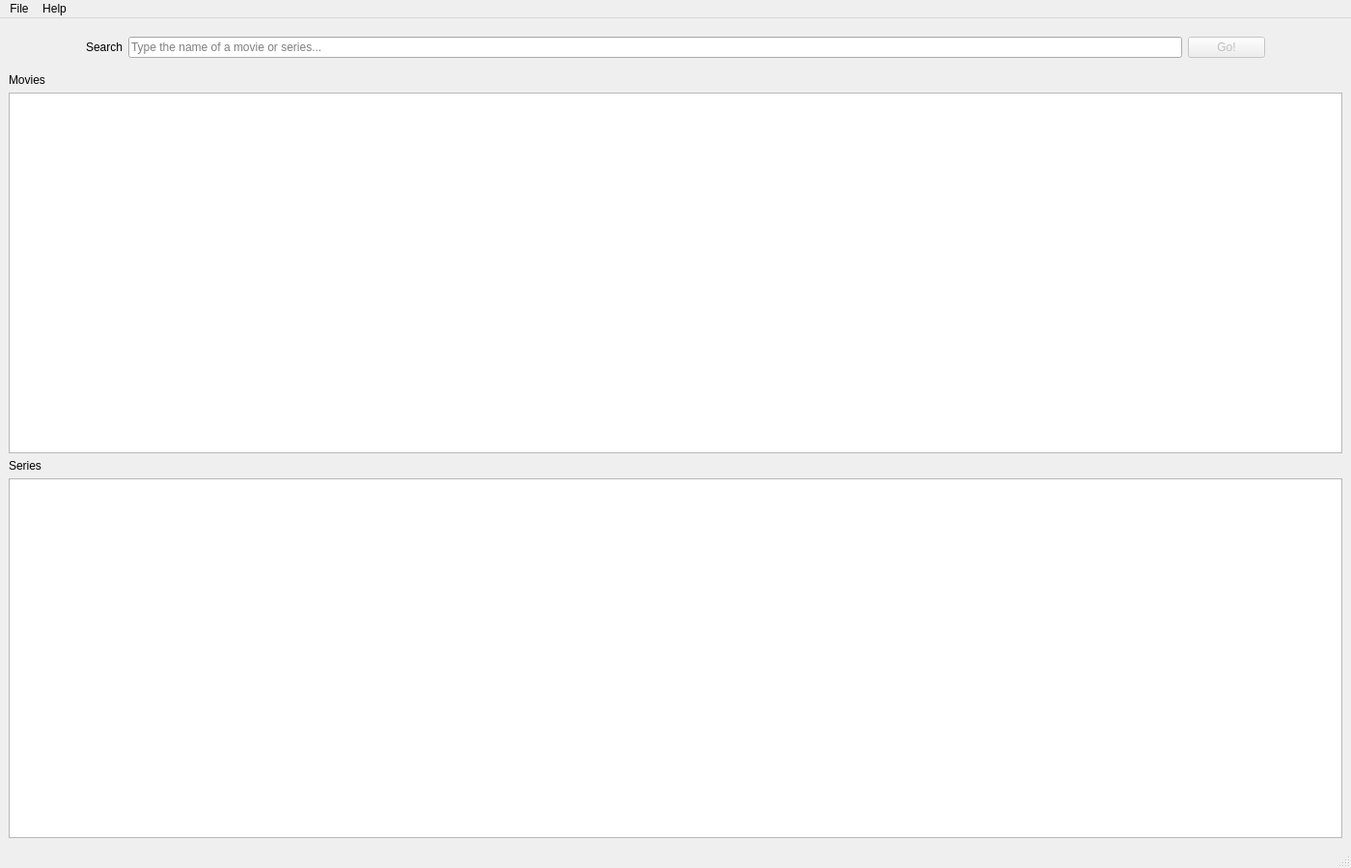
<?xml version="1.0" encoding="UTF-8"?>
<ui version="4.0">
 <class>MainWindow</class>
 <widget class="QMainWindow" name="MainWindow">
  <property name="geometry">
   <rect>
    <x>0</x>
    <y>0</y>
    <width>1400</width>
    <height>900</height>
   </rect>
  </property>
  <property name="minimumSize">
   <size>
    <width>1400</width>
    <height>900</height>
   </size>
  </property>
  <property name="windowTitle">
   <string>TVrank</string>
  </property>
  <property name="windowIcon">
   <iconset resource="icons.qrc">
    <normaloff>:/tvrank</normaloff>:/tvrank</iconset>
  </property>
  <widget class="QWidget" name="centralwidget">
   <layout class="QVBoxLayout" name="verticalLayout">
    <item>
     <spacer name="verticalSpacer_2">
      <property name="orientation">
       <enum>Qt::Vertical</enum>
      </property>
      <property name="sizeType">
       <enum>QSizePolicy::Preferred</enum>
      </property>
      <property name="sizeHint" stdset="0">
       <size>
        <width>20</width>
        <height>10</height>
       </size>
      </property>
     </spacer>
    </item>
    <item>
     <layout class="QHBoxLayout" name="horizontalLayout">
      <item>
       <spacer name="horizontalSpacer">
        <property name="orientation">
         <enum>Qt::Horizontal</enum>
        </property>
        <property name="sizeType">
         <enum>QSizePolicy::Fixed</enum>
        </property>
        <property name="sizeHint" stdset="0">
         <size>
          <width>80</width>
          <height>20</height>
         </size>
        </property>
       </spacer>
      </item>
      <item>
       <widget class="QLabel" name="label">
        <property name="text">
         <string>Search</string>
        </property>
       </widget>
      </item>
      <item>
       <widget class="QLineEdit" name="searchEdit">
        <property name="placeholderText">
         <string>Type the name of a movie or series...</string>
        </property>
       </widget>
      </item>
      <item>
       <widget class="QPushButton" name="searchButton">
        <property name="enabled">
         <bool>false</bool>
        </property>
        <property name="text">
         <string>Go!</string>
        </property>
        <property name="icon">
         <iconset resource="icons.qrc">
          <normaloff>:/search</normaloff>:/search</iconset>
        </property>
       </widget>
      </item>
      <item>
       <spacer name="horizontalSpacer_2">
        <property name="orientation">
         <enum>Qt::Horizontal</enum>
        </property>
        <property name="sizeType">
         <enum>QSizePolicy::Fixed</enum>
        </property>
        <property name="sizeHint" stdset="0">
         <size>
          <width>80</width>
          <height>20</height>
         </size>
        </property>
       </spacer>
      </item>
     </layout>
    </item>
    <item>
     <spacer name="verticalSpacer">
      <property name="orientation">
       <enum>Qt::Vertical</enum>
      </property>
      <property name="sizeType">
       <enum>QSizePolicy::Preferred</enum>
      </property>
      <property name="sizeHint" stdset="0">
       <size>
        <width>20</width>
        <height>10</height>
       </size>
      </property>
     </spacer>
    </item>
    <item>
     <widget class="QLabel" name="moviesLabel">
      <property name="text">
       <string>Movies</string>
      </property>
     </widget>
    </item>
    <item>
     <widget class="QTreeView" name="moviesTreeView">
      <property name="editTriggers">
       <set>QAbstractItemView::NoEditTriggers</set>
      </property>
      <property name="alternatingRowColors">
       <bool>true</bool>
      </property>
      <property name="rootIsDecorated">
       <bool>false</bool>
      </property>
      <property name="uniformRowHeights">
       <bool>true</bool>
      </property>
      <property name="allColumnsShowFocus">
       <bool>true</bool>
      </property>
     </widget>
    </item>
    <item>
     <widget class="QLabel" name="seriesLabel">
      <property name="text">
       <string>Series</string>
      </property>
     </widget>
    </item>
    <item>
     <widget class="QTreeView" name="seriesTreeView">
      <property name="editTriggers">
       <set>QAbstractItemView::NoEditTriggers</set>
      </property>
      <property name="alternatingRowColors">
       <bool>true</bool>
      </property>
      <property name="rootIsDecorated">
       <bool>false</bool>
      </property>
      <property name="uniformRowHeights">
       <bool>true</bool>
      </property>
      <property name="allColumnsShowFocus">
       <bool>true</bool>
      </property>
     </widget>
    </item>
   </layout>
  </widget>
  <widget class="QMenuBar" name="menuBar">
   <property name="geometry">
    <rect>
     <x>0</x>
     <y>0</y>
     <width>1400</width>
     <height>23</height>
    </rect>
   </property>
   <widget class="QMenu" name="menuFile">
    <property name="title">
     <string>File</string>
    </property>
    <addaction name="actionGo"/>
    <addaction name="separator"/>
    <addaction name="actionQuit"/>
   </widget>
   <widget class="QMenu" name="menuHelp">
    <property name="title">
     <string>Help</string>
    </property>
    <addaction name="actionAbout"/>
   </widget>
   <addaction name="menuFile"/>
   <addaction name="menuHelp"/>
  </widget>
  <widget class="QStatusBar" name="statusBar"/>
  <action name="actionQuit">
   <property name="icon">
    <iconset resource="icons.qrc">
     <normaloff>:/quit</normaloff>:/quit</iconset>
   </property>
   <property name="text">
    <string>Quit</string>
   </property>
   <property name="shortcut">
    <string>Ctrl+Q</string>
   </property>
  </action>
  <action name="actionGo">
   <property name="enabled">
    <bool>false</bool>
   </property>
   <property name="icon">
    <iconset resource="icons.qrc">
     <normaloff>:/search</normaloff>:/search</iconset>
   </property>
   <property name="text">
    <string>Go!</string>
   </property>
  </action>
  <action name="actionAbout">
   <property name="icon">
    <iconset resource="icons.qrc">
     <normaloff>:/tvrank</normaloff>:/tvrank</iconset>
   </property>
   <property name="text">
    <string>About</string>
   </property>
  </action>
 </widget>
 <resources>
  <include location="icons.qrc"/>
 </resources>
 <connections>
  <connection>
   <sender>actionQuit</sender>
   <signal>triggered()</signal>
   <receiver>MainWindow</receiver>
   <slot>close()</slot>
   <hints>
    <hint type="sourcelabel">
     <x>-1</x>
     <y>-1</y>
    </hint>
    <hint type="destinationlabel">
     <x>399</x>
     <y>299</y>
    </hint>
   </hints>
  </connection>
  <connection>
   <sender>searchButton</sender>
   <signal>clicked()</signal>
   <receiver>actionGo</receiver>
   <slot>trigger()</slot>
   <hints>
    <hint type="sourcelabel">
     <x>665</x>
     <y>44</y>
    </hint>
    <hint type="destinationlabel">
     <x>-1</x>
     <y>-1</y>
    </hint>
   </hints>
  </connection>
  <connection>
   <sender>searchEdit</sender>
   <signal>returnPressed()</signal>
   <receiver>actionGo</receiver>
   <slot>trigger()</slot>
   <hints>
    <hint type="sourcelabel">
     <x>386</x>
     <y>44</y>
    </hint>
    <hint type="destinationlabel">
     <x>-1</x>
     <y>-1</y>
    </hint>
   </hints>
  </connection>
 </connections>
</ui>
